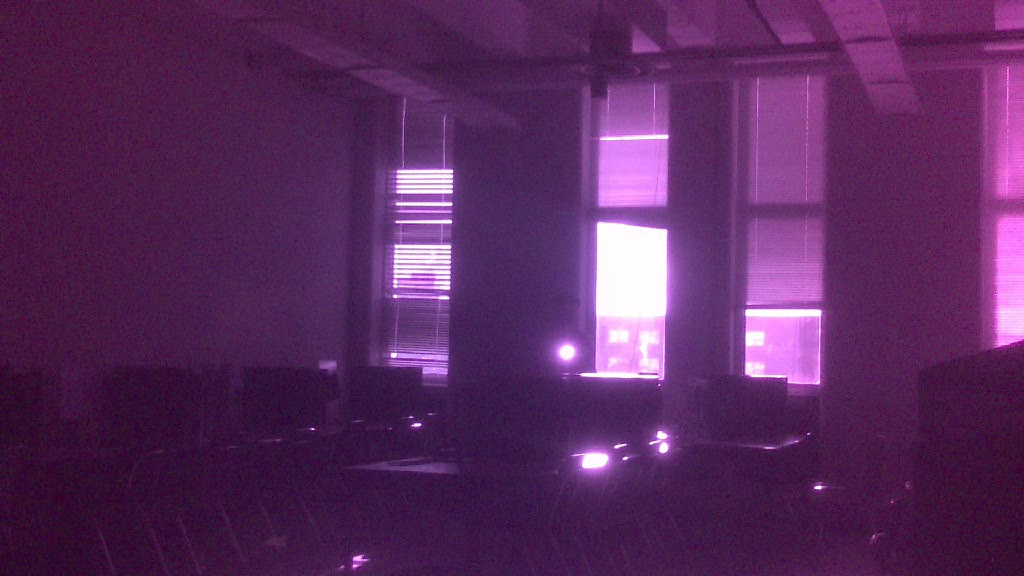
#> input picture src/Traditional_IR_Filtering/Images/target_15m_dark_conditions.jpg, 1024 x 576 px
$ python traditional_IR_Detection_Images.py
#> lines starting #> are read from the running program, lines starting #| are printed output that depends on the picture; after the words box and inside, x2 and y2 are one past the last pixel; in counts of white or black regions, pixels touching at a corner belong together
import cv2
import numpy as np
import matplotlib.pyplot as plt
from skimage import io, color
from skimage.measure import label, regionprops
from skimage.transform import hough_circle, hough_circle_peaks

# Load images in grayscale using OpenCV (faster)
image_paths = [
    "./Images/target_15m_dark_conditions.jpg",
    "./Images/target_10m.jpg",
    "./Images/target_20m_light_to_dark_conditions.jpg",
    "./Images/target_15m_light_conditions.jpg",
]
images = [cv2.imread(path, cv2.IMREAD_GRAYSCALE) / 255.0 for path in image_paths]
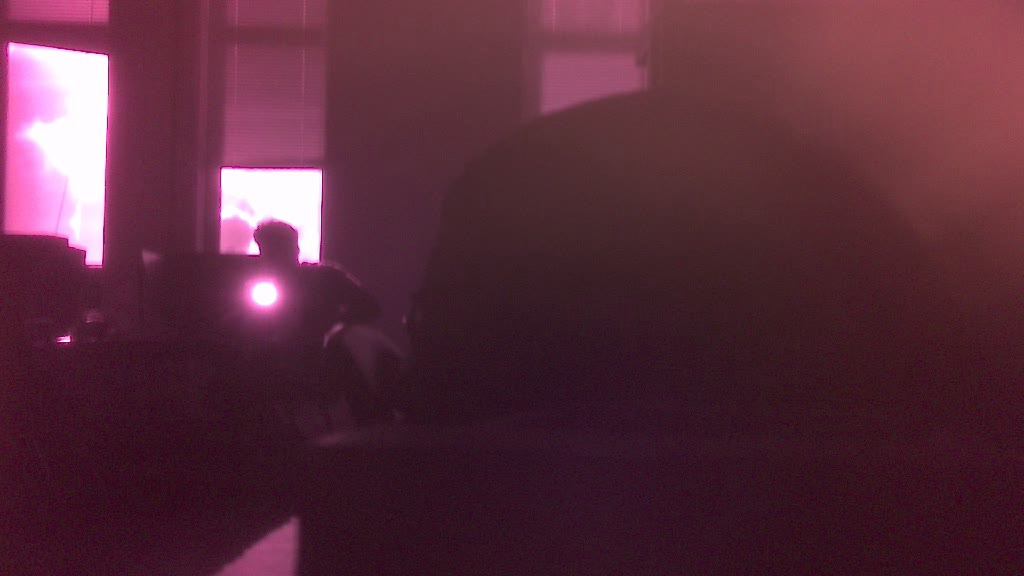
#> input picture src/Traditional_IR_Filtering/Images/target_10m.jpg, 1024 x 576 px
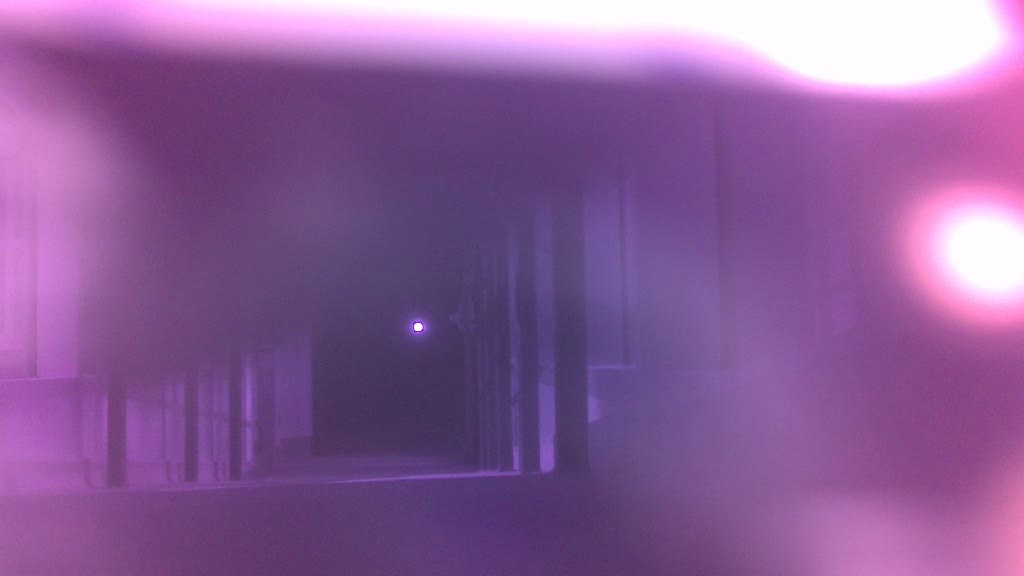
#> input picture src/Traditional_IR_Filtering/Images/target_20m_light_to_dark_conditions.jpg, 1024 x 576 px
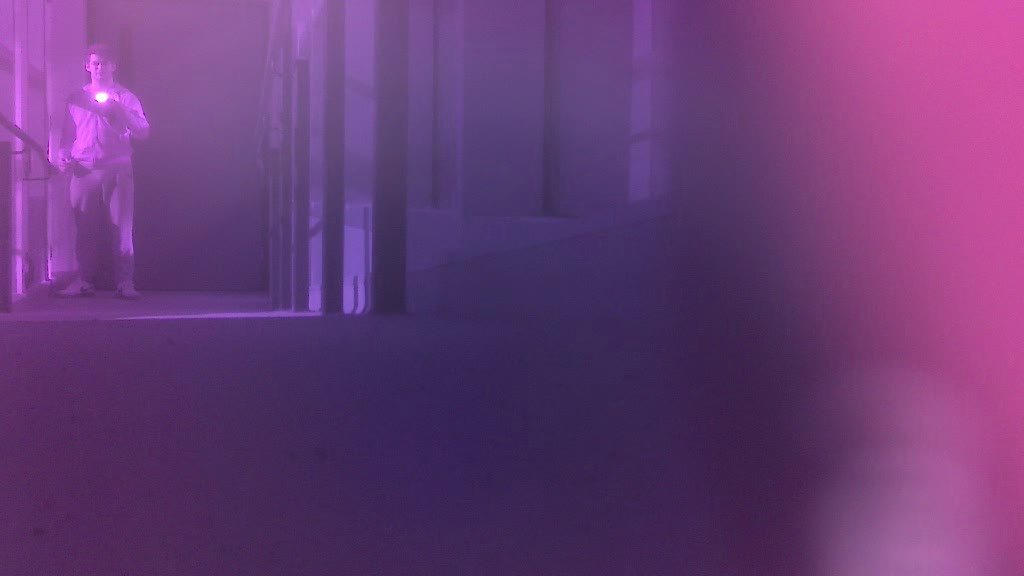
#> input picture src/Traditional_IR_Filtering/Images/target_15m_light_conditions.jpg, 1024 x 576 px
#> images = 4 items

# Vectorized Thresholding
binary_images = [img > 0.9 for img in images]
#> binary_images = 4 items

# Remove large areas that are not circular
filtered_images = []
for binary_image in binary_images:
    labeled_img = label(binary_image)

    # Filter based on area and shape
    mask = np.zeros_like(binary_image, dtype=bool)
    for region in regionprops(labeled_img):
        if 30 <= region.area <= 500 and region.eccentricity < 0.68:
            mask[labeled_img == region.label] = True

    filtered_images.append(mask)
#> this loop made 4 passes
#> pass 1, `labeled_img = label(binary_image)`:
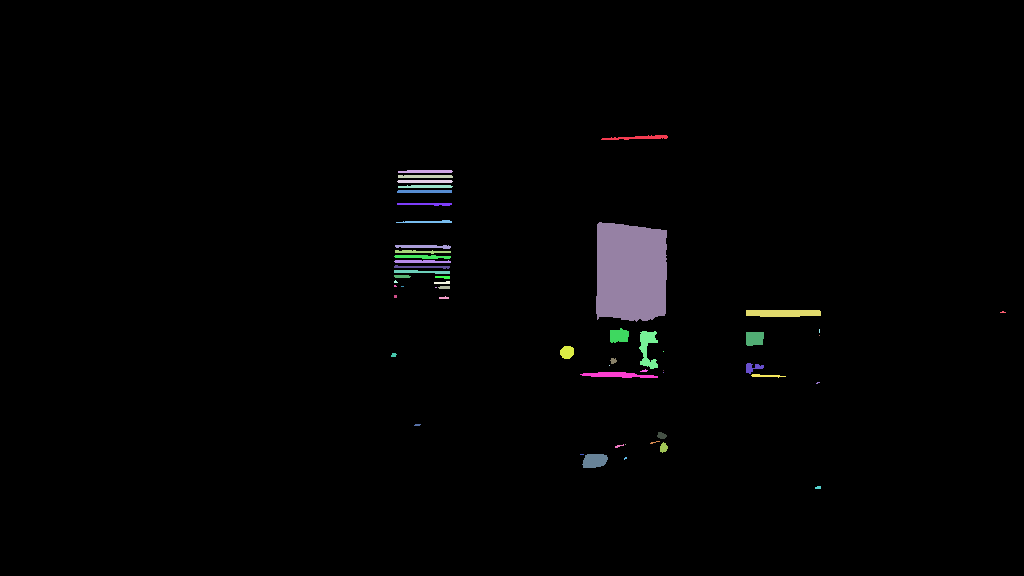
#> labeled_img: shape (576, 1024) int32; 55 distinct labels, from 0 to 54; one colour per label, 0 black
#> after the loop:
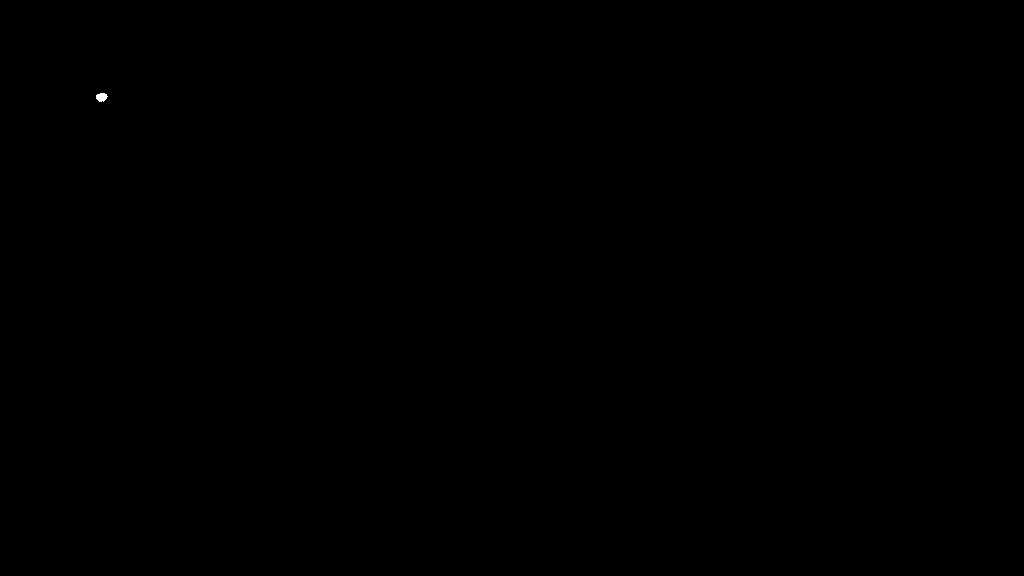
#> mask: shape (576, 1024) bool; 0.01% white; 1 white region, box (x1, y1, x2, y2) and area: (96, 93, 108, 102) 80
#> after the loop, filtered_images = 4 items

# Apply Gaussian Blur to smooth the filtered images
blurred_images = [cv2.GaussianBlur((img * 255).astype(np.uint8), (5, 5), 0) for img in filtered_images]
#> blurred_images = 4 items

# Optimize Hough Transform parameters
hough_radii = np.arange(15, 200, 5)  # Reduce step size for efficiency

for i, (original, binary, blurred) in enumerate(zip(images, binary_images, blurred_images)):
    hough_res = hough_circle(blurred, hough_radii)
    accums, cx, cy, radii = hough_circle_peaks(hough_res, hough_radii, total_num_peaks=5)  # Detect multiple circles

    # Find the most circular object (lowest eccentricity)
    most_circular_idx = None
    lowest_eccentricity = float("inf")

    for j, (x, y, r) in enumerate(zip(cx, cy, radii)):
        region_mask = np.zeros_like(binary, dtype=np.uint8)  # Convert to uint8
        cv2.circle(region_mask, (x, y), r, 1, -1)  # Create a filled circle mask
        labeled_mask = label(region_mask)
        regions = regionprops(labeled_mask)

        if regions:
            eccentricity = regions[0].eccentricity
            if eccentricity < lowest_eccentricity:  # Lower eccentricity means more circular
                lowest_eccentricity = eccentricity
                most_circular_idx = j

    # Visualization
    fig, axes = plt.subplots(1, 3, figsize=(15, 5))

    # Display original image with detected circles
    axes[0].imshow(binary, cmap='gray')
    axes[0].set_title("Threshold Image")
    axes[0].axis('off')


    # Display thresholded image
    axes[1].imshow(blurred, cmap='gray')
    axes[1].set_title("Blurred Image")
    axes[1].axis('off')

    # Display detected object after Hough Transform
    axes[2].imshow(original, cmap='gray')
    axes[2].set_title("Most Circular Object Detected")
    axes[2].axis('off')

    if most_circular_idx is not None:
        x, y, r = cx[most_circular_idx], cy[most_circular_idx], radii[most_circular_idx]
        detected_circle = plt.Circle((x, y), r, color='b', fill=False, linewidth=1)  # Red highlight

        # Add the same circle to both images
        axes[1].add_patch(detected_circle)
        axes[2].add_patch(plt.Circle((x, y), r, color='r', fill=False, linewidth=1))  # Clone the circle


    plt.show()
#> this loop made 4 passes
#> (accums, cx, cy, x, y) on passes 1 to 4: ([0.364, 0.352, 0.341, 0.341, 0.295], [750, 760, 759, 749, 758], [332, 345, 331, 345, 326], 750, 332), ([0.477, 0.466, 0.455, 0.443, 0.432], [266, 262, 266, 261, 268], [291, 296, 296, 290, 296], 266, 291), ([0.148, 0.148, 0.148, 0.148, 0.148], [435, 409, 418, 428, 431], [330, 318, 340, 336, 327], 435, 330), ([0.193, 0.193, 0.193, 0.193, 0.182], [101, 107, 102, 95, 96], [84, 107, 109, 85, 87], 101, 84)
#> pass 1, `plt.show()`:
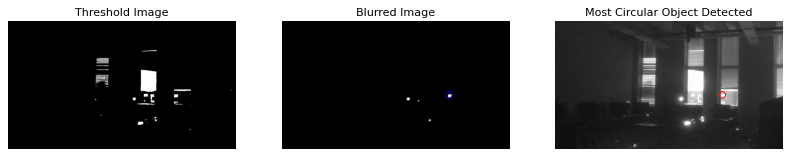
#> figure drawn by matplotlib, 3 panels
#> pass 2, `plt.show()`:
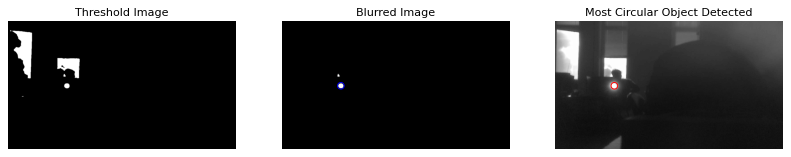
#> figure drawn by matplotlib, 3 panels
#> after the loop: labeled_mask: shape (576, 1024) int64; values 0 (black) and 1 (white), 0.12% white; 1 white region, box (x1, y1, x2, y2) and area: (81, 72, 112, 103) 709
